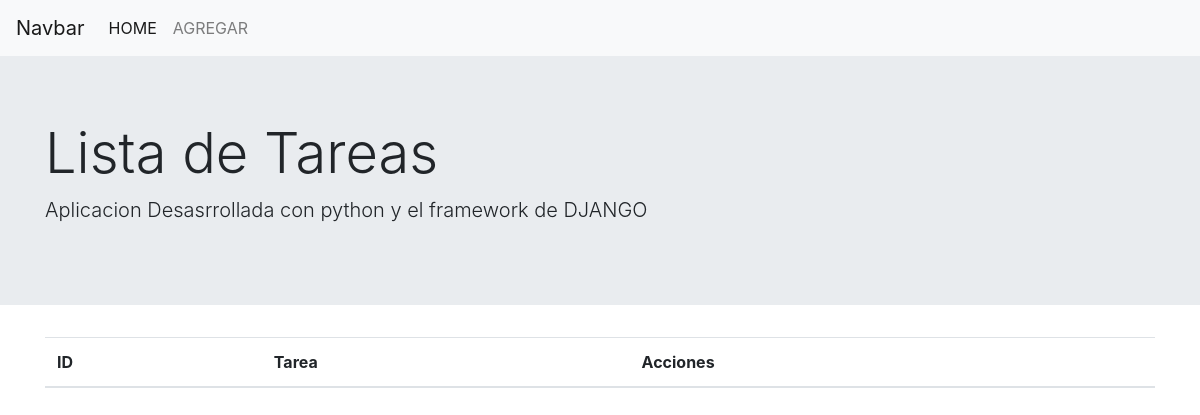
The app's page /, older data.
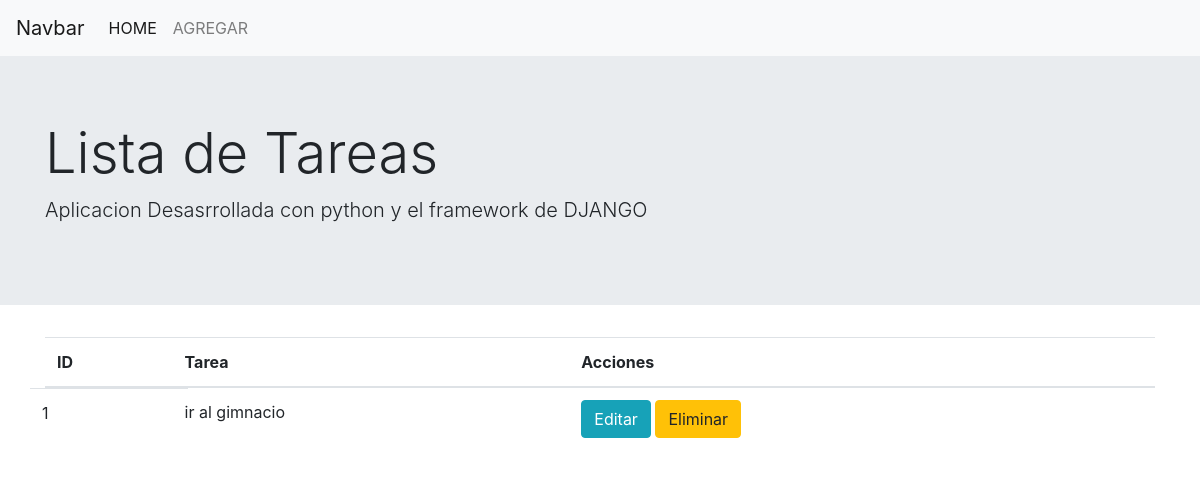
The same page, newer data.
### todo/models.py (models this page shows)
class Tarea(models.Model):
    tarea=models.CharField(max_length=100)
    def __str__(self):
        return self.tarea

### todo/views.py (the view)
# urls.py: 2. Add a URL to urlpatterns:  path('', views.home, name='home')
def home(request):
    tareas = Tarea.objects.all() #conexion al modelo para traer data
    context = {'tareas': tareas} #coloco el modelo en una variable
    return render(request, 'todo/home.html', context) #aqui mando el modelo a la vista

### todo/templates/todo/home.html
{% extends "todo/layout.html" %}
{% block content %}
<div class="container">
    <table class="table">
        <thead>
            <tr>
                <th scope="col">ID</th>
                <th scope="col">Tarea</th>
                <th scope="col">Acciones</th>
            </tr>
        </thead>
        <tbody>
            {% for tarea in tareas %}
            <tr>
                <td class="row">{{tarea.id}}</td>
                <td>{{tarea}}</td>
                <td>
                    <a class="btn btn-info" href="{% url 'editar' tarea.id %}">Editar</a>
                    <a class="btn btn-warning" href="{% url 'eliminar' tarea.id %}">Eliminar</a>
                </td>
            </tr>
            {% endfor %}
        </tbody>
    </table>
</div>
{% endblock %}

Row changes from the older to the newer data that the page shows:
added Tarea: id "1", tarea "ir al gimnacio"
